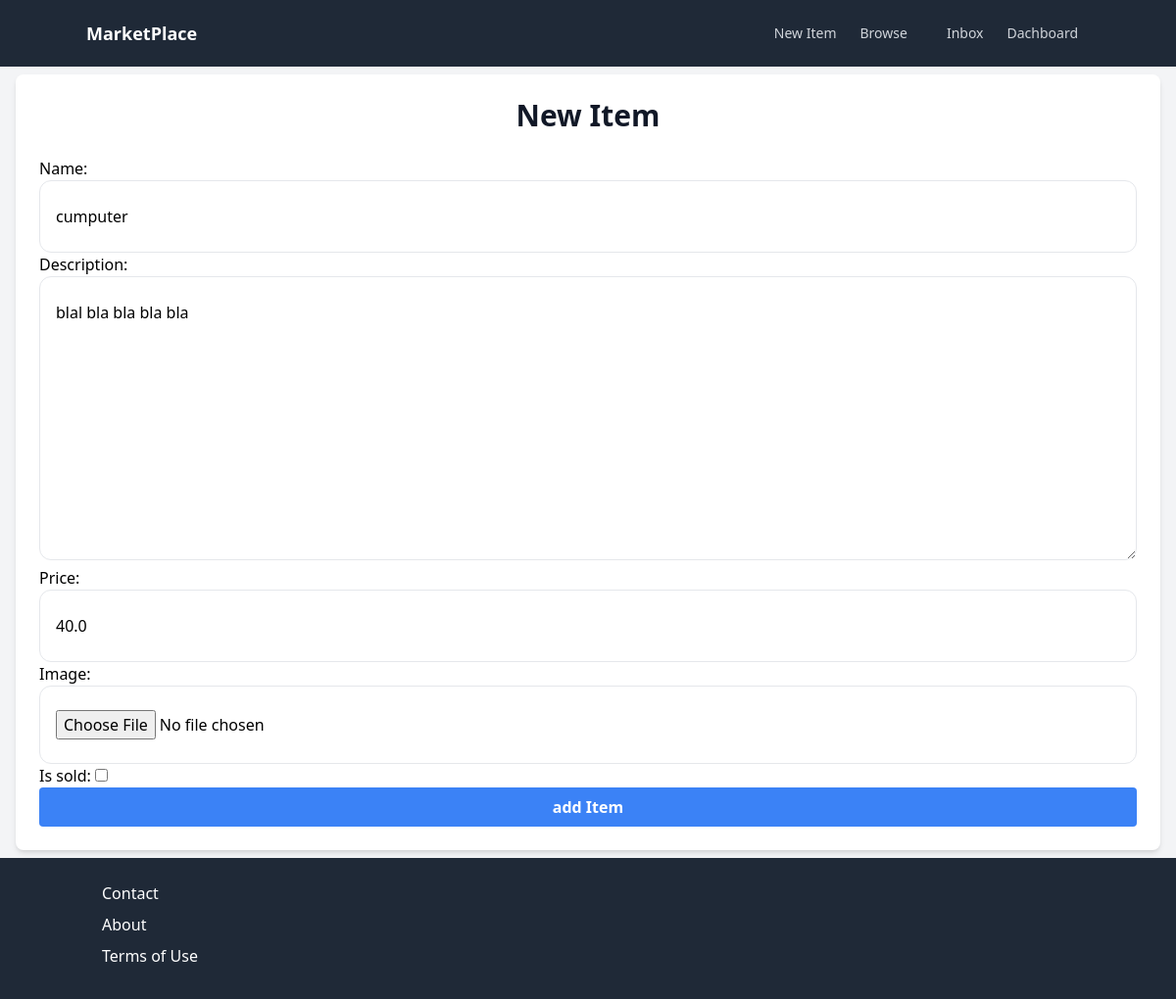
The page /items/1/edit/ (signed in) on the database its author committed.
### item/models.py (models this page shows, shortened)
class Item(models.Model):
    name = models.CharField(max_length = 255)
    description = models.TextField(blank=True, null=True)
    price = models.FloatField()
    is_sold = models.BooleanField(default=False)
    created_at = models.DateTimeField(auto_now_add=True)
    image = models.ImageField(upload_to="items_images", blank=True, null=True)
    created_by = models.ForeignKey(User, related_name="items", on_delete=models.CASCADE)
    category = models.ForeignKey(Category, related_name="items", on_delete=models.CASCADE)

### item/views.py (the view)
# urls.py: path('<int:pk>/edit/',views.edit, name='edit')
@login_required
def edit(request, pk):
    item = get_object_or_404(Item, pk=pk, created_by=request.user)
    if request.method == 'POST':
        form = EditItemForm(request.POST,request.FILES, instance=item)
        if form.is_valid():
            form.save()
            return redirect('item:detail',pk=item.id)
    else:
        form = EditItemForm(instance=item)
    return render(request, 'item/form.html', {
        'form' : form
    })

### item/forms.py
class EditItemForm(forms.ModelForm):
    class Meta:
        model = Item
        fields = ('name', 'description', 'price', 'image', 'is_sold')
        widgets = {
            'name' : forms.TextInput(attrs={
                'class' : CLASS_TAILWIND
            }),
            'description' : forms.Textarea(attrs={
                'class' : CLASS_TAILWIND
            }),
            'price' : forms.TextInput(attrs={
                'class' : CLASS_TAILWIND
            }),
            'image' : forms.FileInput(attrs={
                'class' : CLASS_TAILWIND
            }),
        }

### item/templates/item/form.html (shortened to what this page needs)
{% extends "main/base.html" %}
{% block content %}
<div class="bg-gray-100 mx-auto">
    <div class="bg-white rounded-lg shadow-md p-6">
        <h2 class="text-center text-3xl font-extrabold text-gray-900 mb-6">New Item</h2>
        <form action="." method="POST" enctype='multipart/form-data'>
        {{ form.as_p }}
            <div class="flex items-center justify-between">
                <button type="submit" class="bg-blue-500 hover:bg-blue-700 text-white font-bold py-2 px-4 rounded focus:outline-none focus:shadow-outline w-full">add Item</button>
            </div>
        </form>
    </div>
</div>
{% endblock content %}

### rows shown on the page
Item: name "cumputer", description "blal bla bla bla bla", price "40.0"
